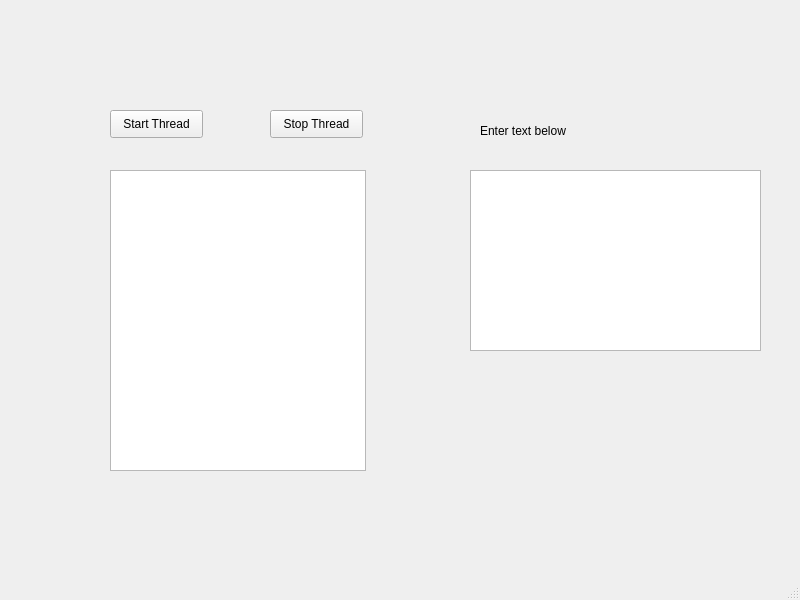
<?xml version="1.0" encoding="UTF-8"?>
<ui version="4.0">
 <class>MainWindow</class>
 <widget class="QMainWindow" name="MainWindow">
  <property name="geometry">
   <rect>
    <x>0</x>
    <y>0</y>
    <width>800</width>
    <height>600</height>
   </rect>
  </property>
  <property name="windowTitle">
   <string>MainWindow</string>
  </property>
  <widget class="QWidget" name="centralwidget">
   <widget class="QPushButton" name="pushButtonStartThread">
    <property name="geometry">
     <rect>
      <x>110</x>
      <y>110</y>
      <width>93</width>
      <height>28</height>
     </rect>
    </property>
    <property name="text">
     <string>Start Thread</string>
    </property>
   </widget>
   <widget class="QPushButton" name="pushButtonStopThread">
    <property name="geometry">
     <rect>
      <x>270</x>
      <y>110</y>
      <width>93</width>
      <height>28</height>
     </rect>
    </property>
    <property name="text">
     <string>Stop Thread</string>
    </property>
   </widget>
   <widget class="QListWidget" name="listWidgetShowData">
    <property name="geometry">
     <rect>
      <x>110</x>
      <y>170</y>
      <width>256</width>
      <height>301</height>
     </rect>
    </property>
   </widget>
   <widget class="QLabel" name="myLabel">
    <property name="geometry">
     <rect>
      <x>480</x>
      <y>120</y>
      <width>141</width>
      <height>21</height>
     </rect>
    </property>
    <property name="text">
     <string>Enter text below</string>
    </property>
   </widget>
   <widget class="QTextEdit" name="myTextEdit">
    <property name="geometry">
     <rect>
      <x>470</x>
      <y>170</y>
      <width>291</width>
      <height>181</height>
     </rect>
    </property>
   </widget>
  </widget>
  <widget class="QMenuBar" name="menubar">
   <property name="geometry">
    <rect>
     <x>0</x>
     <y>0</y>
     <width>800</width>
     <height>26</height>
    </rect>
   </property>
  </widget>
  <widget class="QStatusBar" name="statusbar"/>
 </widget>
 <resources/>
 <connections/>
</ui>
